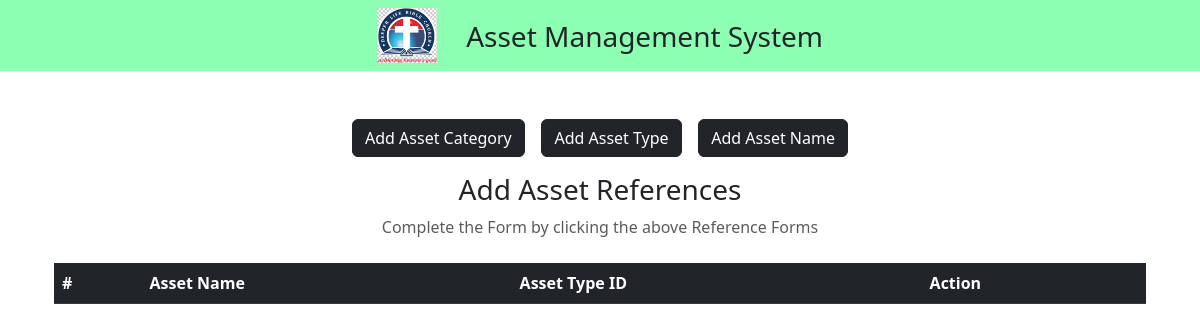
Page /home.php on the earlier database version.
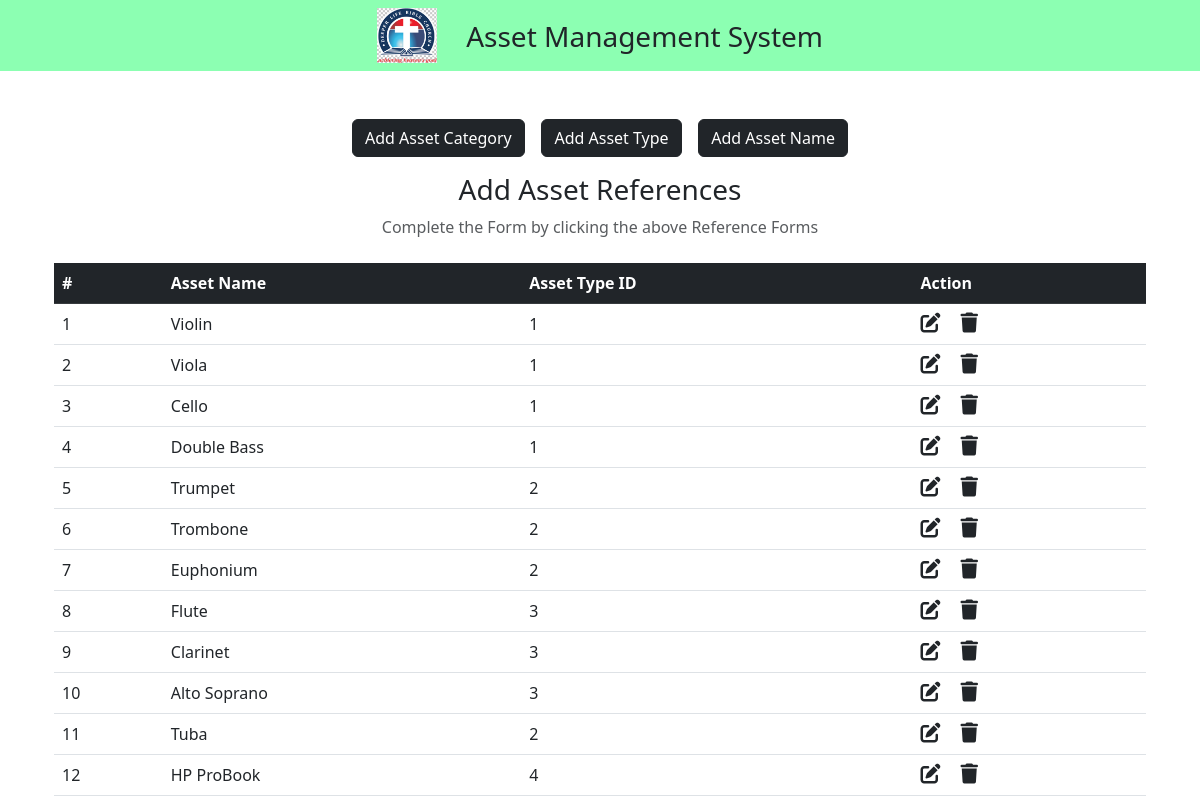
Same page on the later database version.
### tables this page shows
CREATE TABLE `assetname` (
  `asset_ID` int(5) NOT NULL,
  `assetName` varchar(30) NOT NULL,
  `type_ID` int(5) NOT NULL
);

### home.php (the view, shortened to what this page needs)
<!DOCTYPE html>
<html lang="en">
<head>
    <link href="https://cdn.jsdelivr.net/npm/bootstrap@5.3.0-alpha3/dist/css/bootstrap.min.css" rel="stylesheet">
    <link rel="stylesheet" href="https://cdnjs.cloudflare.com/ajax/libs/font-awesome/6.4.0/css/all.min.css" />
</head>
<body>
    <nav class="navbar navbar-light justify-content-center fs-3 mb-5" style="background-color:#00ff5573;">
    <img id="logo"  src="img/clogo.png" width="5%">&nbsp;&nbsp;&nbsp;&nbsp;Asset Management System
    </nav>
    <div class="container">
        <center>
        <a href="assetCategory.php" class="btn btn-dark mb-3">Add Asset Category</a> &nbsp;&nbsp;
        <a href="assetType.php" class="btn btn-dark mb-3">Add Asset Type</a> &nbsp;&nbsp;
        <a href="assetName.php" class="btn btn-dark mb-3">Add Asset Name</a></center>
        <div class="text-center mb-4">
<h3>Add Asset References</h3>
    <p class="text-muted">Complete the Form by clicking the above Reference Forms</p>
        </div>
        <div class="container d-flex justify-content-center">
            <table class="table table-hover text-left">
                <thead class="table-dark">
                    <tr>
                        <th scope="col">#</th>
                        <th scope="col">Asset Name</th>
                        <th scope="col">Asset Type ID</th>
                        <th scope="col">Action</th>
                    </tr>
                </thead>
                <tbody>
                    <?php
                        $sql = "select * from `assetname`";
                        $result = mysqli_query($conn,$sql);
                        while($row= mysqli_fetch_assoc($result)){
                            ?>
                             <tr>
                        <td><?php echo $row['asset_ID'] ?></td>
                        <td><?php echo $row['assetName'] ?></td>
                        <td><?php echo $row['type_ID'] ?></td>
                        <td>
                            <a href="edit.php?id=<?php echo $row['asset_ID'] ?> " class="link-dark"><i class="fa-solid fa-pen-to-square fs-5 me-3"></i></a>
                            <a href="delete.php?id=<?php echo $row['asset_ID'] ?> " class="link-dark"><i class="fa-solid fa-trash fs-5"></i></a>
                        </td>
                    </tr>
                    <?php
                        }
                    ?>
                </tbody>
            </table>
        </div>
    </div>
</body>
</html>

Differences in the rows shown:
added assetname: asset_ID "1", assetName "Violin", type_ID "1"
added assetname: asset_ID "2", assetName "Viola", type_ID "1"
added assetname: asset_ID "3", assetName "Cello", type_ID "1"
added assetname: asset_ID "4", assetName "Double Bass", type_ID "1"
added assetname: asset_ID "5", assetName "Trumpet", type_ID "2"
added assetname: asset_ID "6", assetName "Trombone", type_ID "2"
added assetname: asset_ID "7", assetName "Euphonium", type_ID "2"
added assetname: asset_ID "8", assetName "Flute", type_ID "3"
added assetname: asset_ID "9", assetName "Clarinet", type_ID "3"
added assetname: asset_ID "10", assetName "Alto Soprano", type_ID "3"
added assetname: asset_ID "11", assetName "Tuba", type_ID "2"
added assetname: asset_ID "12", assetName "HP ProBook", type_ID "4"
